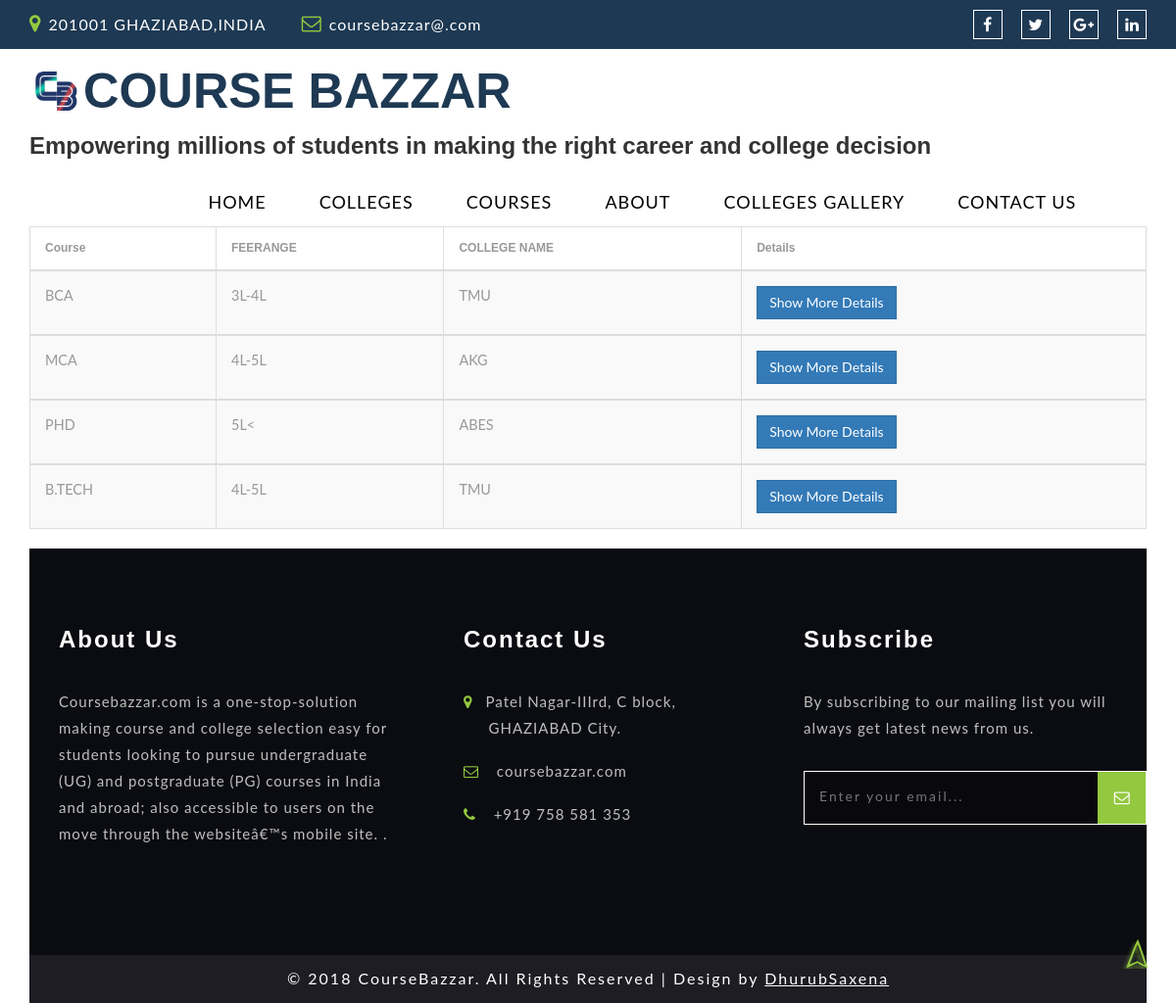
Page /Courses/ShowCourse.html on the committed database.
### Courses/models.py (models this page shows)
class COURSE(models.Model):
    COURSES = (('BCA', 'BCA'), ('MCA', 'MCA'), ('B.TECH', 'B.TECH'), ('PHD', 'PHD'), ('MBA', 'MBA'), ('BBA', 'BBA'))
    COURSES=models.CharField(max_length=20,choices=COURSES,default='OTHERS')
    POSTED_BY=(('admin','ADMIN'),('college','COLLEGE'))
    POSTEDBY=models.CharField(max_length=150,choices=POSTED_BY)
    NAME = (('TMU', 'TEERTHANKER MAHAVEER UNIVERSITY'), ('AKG', 'AJY KUMAR GARG'), ('MJPRU', 'MJPRU'), ('ABES', 'ABES'))
    COLLEGE_NAME=models.CharField(max_length=25,choices=NAME,)
    LOCATION = (('PAAKWADA', 'PAAKWADA'), ('LOHIA NAGAR', 'LOHIA NAGAR'), ('NEW BUSSTAND', 'NEW BUSSTAND'))
    LOCATION = models.CharField(max_length=50, choices=LOCATION)
    MINQ=(('10+2','10+2'),('UG','UG'),('PG','PG'))
    MINIMUM_QUCALIFICATION=models.CharField(max_length=20,choices=MINQ)
    ELEGIBILITY=(('60-65%','60-65%'),('OTHERS','OTHERS'))
    ELEGIBILITY=models.CharField(max_length=20)
    FEESRANGE=(('2L-3L','2L-3L'),('3L-4L','3L-4L'),('4L-5L','4L-5L'),('5L<','5L<'))
    FEES_RANGE=models.CharField(max_length=50,choices=FEESRANGE)
    CONTACT_PERSON=models.CharField(max_length=20)
    CONTACT_PERSON_MOBILE=models.IntegerField()
    COLLEGE_WEBSITE=models.URLField(max_length=50)
    PLACEMENT = (('50-60', '50-60%'), ('60-70', '60-70%'), ('70-80', '70-80%'), ('80-90', '80-90%'), ('90-100', '90-100%'))
    PLACEMENT = models.CharField(max_length=20, choices=PLACEMENT)
    LASTDATE=models.DateField()
    CURRENTSTATUS=models.CharField(max_length=50)

### Courses/views.py (the view)
# urls.py: url('ShowCourse.html' ,views.CourseShow.as_view(),name='CourseShow'),
class CourseShow(generic.ListView):
    context_object_name = 'Course_List'
    template_name = 'ShowCourse.html'
    def get_queryset(self):
        data=COURSE.objects.all()
        return data

### Project/Templates/ShowCourse.html (shortened to what this page needs)
{% load staticfiles %}
{% block body %}
<!DOCTYPE html>
<html lang="zxx" xmlns="http://www.w3.org/1999/html">
<!DOCTYPE html>
<div lang="en">
<head>
  <link rel="stylesheet" href="https://maxcdn.bootstrapcdn.com/bootstrap/3.3.7/css/bootstrap.min.css">
  <link rel="stylesheet" href="https://cdnjs.cloudflare.com/ajax/libs/font-awesome/4.7.0/css/font-awesome.min.css">
</head>
	<link rel="stylesheet" href="{%  static 'css/form-login.css' %}>
	<meta name="viewport" content="width=device-width, initial-scale=1">
	<link href="{%  static 'css/bootstrap.css' %}" rel="stylesheet" type="text/css" media="all" />
	<link href="{% static 'css/font-awesome.min.css' %}" rel="stylesheet" type="text/css" media="all">
	<link rel="stylesheet" href="{%  static 'css/flexslider.css' %}" type="text/css" media="screen" property="" />
    <link href="{%  static '//maxcdn.bootstrapcdn.com/bootstrap/3.3.0/css/bootstrap.min.css' %}" rel="stylesheet" id="bootstrap-css">
	<link href="{%  static  'css/style.css' %}" rel="stylesheet" type="text/css" media="all" />
</head>
<body>
	<div class="header">
	<div class="top">
					<div class="container">
							<div class="col-md-9 top-left">
								<ul>
									<li><i class="fa fa-map-marker" aria-hidden="true"></i> 201001 GHAZIABAD,INDIA</li>
									<li><i class="fa fa-envelope-o" aria-hidden="true"></i> <a href="mailto:info@example.com">coursebazzar@.com</a></li>
								</ul>
							</div>
							<div class="col-md-3 top-middle">
								<ul>
									<li><a href="https://www.facebook.com/login"><i class="fa fa-facebook"></i></a></li>
									<li><a href="https://twitter.com/login?lang=en"><i class="fa fa-twitter"></i></a></li>
									<li><a href="https://accounts.google.com/signin/v2/identifier?passive=1209600&osid=1&continue=https%3A%2F%2Fplus.google.com%2Fdiscover&followup=https%3A%2F%2Fplus.google.com%2Fdiscover&flowName=GlifWebSignIn&flowEntry=ServiceLogin"><i class="fa fa-google-plus"></i></a></li>
									<li><a href="https://www.linkedin.com/uas/login"><i class="fa fa-linkedin"></i></a></li>
								</ul>
							</div>
							<div class="clearfix"></div>
                    </div>
    </div>
    <div class="top-bar-w3layouts">
        <div class="container">
            <nav class="navbar navbar-default">
                <div class="navbar-header">
                    <h1><a href="{% url 'index' %}"><img src="{%  static 'F:\DEEPAK\CourseBazaar New\Project\static\images\logo.jpg' %}" style="margin-top:2.5px" height: 50px alt="" />COURSE BAZZAR</a></h1>
                    <marquee><h3>Empowering millions of students in making the right career and college decision</h3></marquee>
                </div>
                <div class="collapse navbar-collapse" id="bs-example-navbar-collapse-1">
                    <ul class="nav navbar-nav navbar-right">
                        <li><a href="{% url 'index' %}">HOME</a></li>
                        <li><a href="{% url 'CollegeShow' %}"> COLLEGES</a></li>
                        <li><a href="{% url 'CourseShow' %}"> COURSES</a></li>
							<li><a href="{% url 'about' %}">ABOUT</a></li>
							<li><a href="{% url 'gallery' %}" >COLLEGES GALLERY</a></li>
                        <li><a href="{%  url 'contact' %}">CONTACT US</a></li>
                    </ul>
                </div>
                    </div>
                </div>
        </div>
    </div>
		<div class="container">
			<table class="table table-bordered table-striped">
      <thead>
            <tr><th><h6>Course</h6></th>
            <th><h6>FEERANGE</h6></th>
            <th><h6>COLLEGE NAME</h6></th>
            <th><h6>Details</h6></th>
			</tr>
	  </thead>
				{% for data in Course_List %}
            <tbody id="myTable">
			<tr><td style="...">
				{{data.COURSES}}
			</td>
				<td>{{data.FEES_RANGE}}</td>
				<td>{{data.COLLEGE_NAME}}</td>
                <td><a href="{% url 'Course' data.id %}"><button type="button" class="btn btn-primary">Show More Details</button></a></td>
			</tr>
			{% endfor %}
				</tbody>
			</table>
	<div class="footer">
	<div class="container">
		<div class="f-bg-w3l">
		<div class="col-md-4 w3layouts_footer_grid">
					<h3>About Us</h3>
					<p>Coursebazzar.com is a one-stop-solution making course and college selection easy for students looking to pursue undergraduate (UG) and postgraduate (PG) courses in India and abroad; also accessible to users on the move through the websiteâ€™s mobile site. .</p>
				</div>
				<div class="col-md-4 w3layouts_footer_grid hpft">
					<h3>Contact Us</h3>
					    <ul class="con_inner_text">
							<li><span class="fa fa-map-marker" aria-hidden="true"></span>Patel Nagar-IIIrd, C block, <label> GHAZIABAD City.</label></li>
							<li><span class="fa fa-envelope-o" aria-hidden="true"></span> <a href="mailto:info@example.com">coursebazzar.com</a></li>
							<li><span class="fa fa-phone" aria-hidden="true"></span> +919 758 581 353</li>
						</ul>
				</div>
				<div class="col-md-4 w3layouts_footer_grid">
					<h2>Subscribe</h2>
                    <p>By subscribing to our mailing list you will always get latest news from us.</p>
					<form action="#" method="post">
						<input type="email" name="Email" placeholder="Enter your email..." required="">
						<button class="btn1"><i class="fa fa-envelope-o" aria-hidden="true"></i></button>
						<div class="clearfix"> </div>
					</form>
				</div>
				<div class="clearfix"> </div>
			</div>
			</div>
	</div>
	<p class="copyright">© 2018 CourseBazzar. All Rights Reserved | Design by <a href="https://sites.google.com/view/dhurubsaxena/" target="_blank">DhurubSaxena</a></p>
	<a href="#home" id="toTop" style="display: block;"> <span id="toTopHover" style="opacity: 1;"> </span></a>
</body>
</div>
</html>
    {% endblock %}

### rows in the picture
COURSE: COURSES "BCA", FEES_RANGE "3L-4L", COLLEGE_NAME "TMU"
COURSE: COURSES "MCA", FEES_RANGE "4L-5L", COLLEGE_NAME "AKG"
COURSE: COURSES "PHD", FEES_RANGE "5L<", COLLEGE_NAME "ABES"
COURSE: COURSES "B.TECH", FEES_RANGE "4L-5L", COLLEGE_NAME "TMU"
